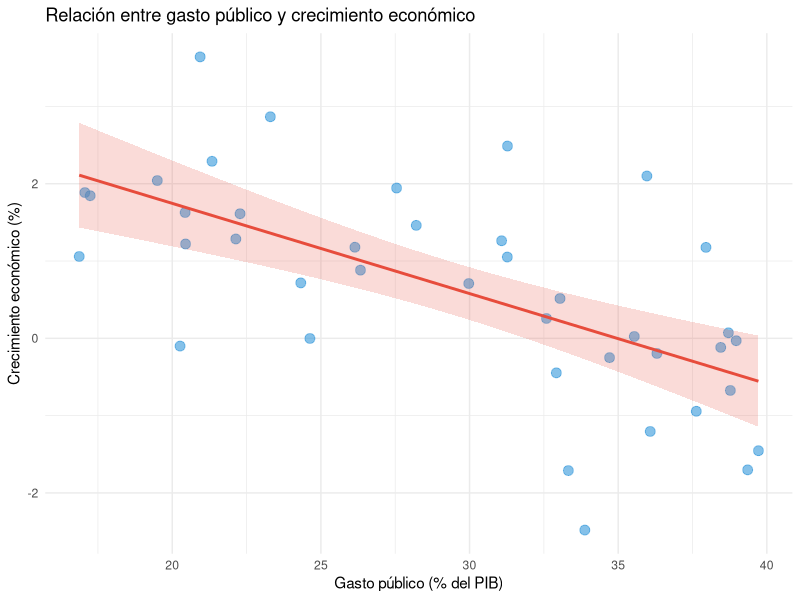

This chart was generated by the following R code:
## ---- chunk 1
knitr::opts_chunk$set(echo = TRUE, message = FALSE, warning = FALSE)
library(ggplot2)
## ---- chunk 2
# Datos simulados: PIB per cápita y nivel de democracia
set.seed(2024)
n <- 50
pib <- rnorm(n, mean = 15000, sd = 8000)
democracia <- 3 + 0.0003 * pib + rnorm(n, mean = 0, sd = 1.5)

# Correlación de Pearson
cor_pearson <- cor(pib, democracia)
cat("Correlación de Pearson:", round(cor_pearson, 3), "\n")

# Test de significancia
cor.test(pib, democracia)
## ---- chunk 3
# Datos simulados: Gasto público y crecimiento económico
set.seed(456)
gasto_publico <- runif(40, min = 15, max = 40)  # % del PIB
crecimiento <- 5 - 0.15 * gasto_publico + rnorm(40, mean = 0, sd = 1.2)

# Modelo de regresión lineal simple
modelo <- lm(crecimiento ~ gasto_publico)
summary(modelo)
## ---- chunk 4
library(ggplot2)

datos <- data.frame(gasto_publico, crecimiento)

ggplot(datos, aes(x = gasto_publico, y = crecimiento)) +
  geom_point(size = 3, alpha = 0.6, color = "#3498db") +
  geom_smooth(method = "lm", se = TRUE, color = "#e74c3c", fill = "#e74c3c", alpha = 0.2) +
  labs(
    title = "Relación entre gasto público y crecimiento económico",
    x = "Gasto público (% del PIB)",
    y = "Crecimiento económico (%)"
  ) +
  theme_minimal()
